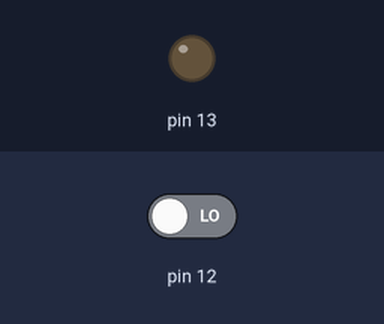
The sketch below on a simulated Arduino Uno, built for the host (arithmetic inside an expression is 32-bit, double 64-bit). On the bench: output pins drawn as LEDs (lit = HIGH). Inputs (shaded band) come from the test bench; at power-on: pin 12 LOW.

Above: at 1.2 s.
1.3 s: pin 12 driven HIGH
At 2.1 s:
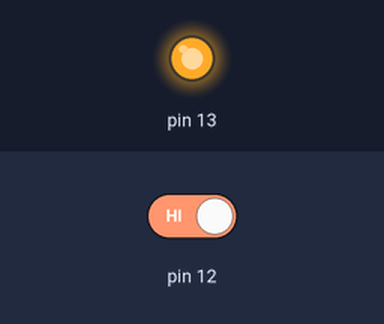
2.8 s: pin 12 driven LOW
At 3.2 s:
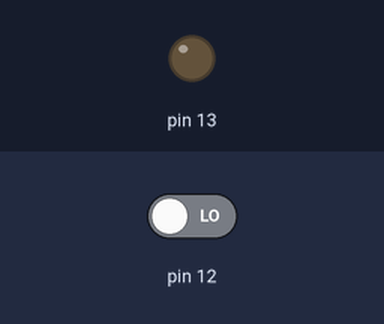
Timing chart, 0 to 5.8 s (numbered marks = the images above; inputs shaded):
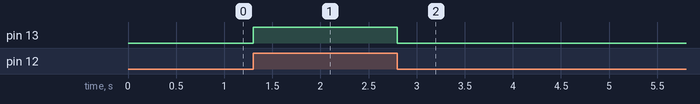

Measured:
- after the input at 1.3 s, pin 13: LOW → HIGH at once
- after the input at 2.8 s, pin 13: HIGH → LOW at once

The sketch:

Button_Buzzer.ino
```cpp
void setup() {
  // put your setup code here, to run once:
  pinMode(13, OUTPUT);
  pinMode(12, INPUT_PULLDOWN);
}

void loop() {
  // put your main code here, to run repeatedly:
  if (digitalRead(12) == HIGH){
    digitalWrite(13, HIGH);
  }
  else{
    digitalWrite(13, LOW);
  }
}
```
